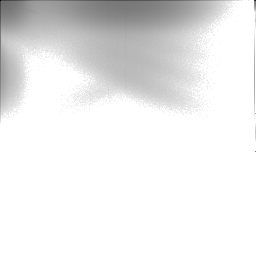
#> input picture images/transferFunction.png, 256 x 256 px
$ python main.py
#> lines starting #> are read from the running program, lines starting #| are printed output that depends on the picture
import math
import random

import matplotlib.pyplot as plt
import numpy as np
from PIL import Image
from matplotlib.cm import get_cmap

limit_for_peaks = 19


class Pixel:
    def __init__(self, x, y, color, peak, grayscale):
        self.x = x
        self.y = y
        self.color = color
        self.peak = peak
        self.grayscale = grayscale


# image processing
def convert_to_grayscale(pixel, index):
    x = index % 256
    y = int(index / 256)
    r = pixel[0]
    g = pixel[1]
    b = pixel[2]
    grayscale = 255 - (r + g + b) / 3
    return Pixel(x, y, [0, 0, 0], False, grayscale)


def open_image_and_prepare_pixels(src):
#> called with src = './images/transferFunction.png'
    im = Image.open(src, 'r')
#> im is the input picture: PIL image 256x256 RGBA; mean R, G, B, A 234.9, 234.9, 234.9, 255
    pixels = []
    pix_val = list(im.getdata())
#> pix_val = 65536 items
    for i in range(len(pix_val)):
        pixels.append(convert_to_grayscale(pix_val[i], i))
#> this loop made 65536 passes
#> (r in convert_to_grayscale, g in convert_to_grayscale, b in convert_to_grayscale) on passes 1 to 3: (0, 0, 0), (69, 69, 69), (69, 69, 69)
#> after the loop, pixels = 65536 items
    return pixels


def save_image(data, filename):
    im = Image.new(mode="RGBA", size=(256, 256))
    for p in data:
        im.putpixel((p.x, p.y), tuple(p.color))
    im.save(filename)


# histogram
def find_peaks(data):
    length = get_data_length(data)
    peaks = []
    for p in data:
        if p.x == 0 or p.x == 254 or p.x == 255:
            continue
        if is_peak(p, data, length):
            peaks.append(p)
            p.peak = True
    return peaks


def is_peak(pixel, data, length):
    # look in all four directions and find if it is a peak
    # bottom
    if pixel.y < length - 1 and pixel.grayscale <= (
            get_data_at_index(data, pixel.x, pixel.y + 1).grayscale + limit_for_peaks):
        return False
    # right
    if pixel.x < length - 1 and pixel.grayscale <= (
            get_data_at_index(data, pixel.x + 1, pixel.y).grayscale + limit_for_peaks):
        return False
    # top
    if pixel.y > 1 and pixel.grayscale <= (
            get_data_at_index(data, pixel.x, pixel.y - 1).grayscale + limit_for_peaks):
        return False
    # left
    if pixel.x > 1 and pixel.grayscale <= (
            get_data_at_index(data, pixel.x - 1, pixel.y).grayscale + limit_for_peaks):
        return False
    # if all above is false, then we found a peak
    return True


def histogram(data):
    x = np.array(range(256))
    y = np.array(range(256))

    fig = plt.figure()
    ax = fig.add_subplot(111, projection='3d')
    hist, xedges, yedges = np.histogram2d(x, y, bins=(256, 256))
    xpos, ypos = np.meshgrid(yedges[:-1] + yedges[1:], xedges[:-1] + xedges[1:])

    xpos = xpos.flatten() / 2
    ypos = ypos.flatten() / 2

    dx = xedges[1] - xedges[0]
    dy = yedges[1] - yedges[0]
    dz = hist.flatten()

    rgba = find_peaks_and_color_image(data)

    ax.bar3d(xpos, ypos, data, dx, dy, dz, color=rgba)
    ax.view_init(elev=45, azim=45)
    plt.show()
    return data


def find_peaks_and_color_image(data):
    peaks = find_peaks(data)
    print("number of peaks: {}".format(len(peaks)))
    color_peaks(data, peaks)


def color_peaks(data, peaks):
    color_map, interval = generate_color_map_and_interval_length('Blues', len(peaks), 0.1, 0.9)
    for i, p in enumerate(peaks):
        p.color = generate_peak_color(color_map, interval, 0.1, i)
    for p in data:
        color_pixels(p, peaks)


def color_pixels(p, peaks):
    if p.peak:
        return
    elif p.x == 254:
        # cube (green)
        p.color = [0, 255, 0, 255]
    elif p.x == 255:
        # floor (yellow)
        p.color = [255, 255, 0, 255]
    elif p.x == 0 or p.grayscale == 0:
        # air (black)
        p.color = [255, 255, 255, 0]
    else:
        # not floor, cube or peak, interpolate
        color = get_color_ratios(p, peaks)
        p.color = color


# utility functions
def get_data_length(data):
    return int(math.sqrt(len(data)))


def get_data_at_index(data, x, y):
    length = get_data_length(data)
    return data[x + y * length]


# generate color for peak
def generate_peak_color(color_map, interval, begin, i):
    position_in_interval = random.random() * interval
    position = i * interval + position_in_interval
    color = color_map(position + begin)
    return [int(color[0] * 255), int(color[1] * 255), int(color[2] * 255), 255]


# generate color map and interval length on custom interval from 0 to 1
def generate_color_map_and_interval_length(color_map_name, number_of_peaks, begin, end):
    cmap = get_cmap(color_map_name)
    interval = (end - begin) / number_of_peaks
    return cmap, interval


# multicolor gradient
def get_color_ratios(point, peaks):
    color_ratios = [1] * len(peaks)
    for index1, peak1 in enumerate(peaks):
        for index2, peak2 in enumerate(peaks):
            if index1 == index2:
                continue
            d = projection_distance(peak1, peak2, point)
            color_ratios[index1] *= limit(d)
    total_ratios_sum = 0
    for ratio in color_ratios:
        total_ratios_sum += ratio
    for ratio in color_ratios:
        ratio /= total_ratios_sum
    color = get_color_mix(peaks, color_ratios)
    return color


def get_color_mix(peaks, color_ratios):
    r = 0
    g = 0
    b = 0
    for index, peak in enumerate(peaks):
        r += peak.color[0] * color_ratios[index]
        g += peak.color[1] * color_ratios[index]
        b += peak.color[2] * color_ratios[index]
    return [int(r), int(g), int(b)]


def projection_distance(peak1, peak2, point):
    k2 = peak2.x * peak2.x - peak2.x * peak1.x + peak2.y * peak2.y - peak2.y * peak1.y
    k1 = peak1.x * peak1.x - peak2.x * peak1.x + peak1.y * peak1.y - peak2.y * peak1.y
    ab2 = (peak1.x - peak2.x) * (peak1.x - peak2.x) + (peak1.y - peak2.y) * (peak1.y - peak2.y)
    kcom = point.x * (peak1.x - peak2.x) + point.y * (peak1.y - peak2.y)
    d1 = (k1 - kcom) / ab2
    d2 = (k2 + kcom) / ab2
    return d2


def limit(value):
    if value < 0:
        return 0
    if value > 1:
        return 1
    return value


def calculate_percentage(distance1, distance2):
    total_distance = distance1 + distance2
    return distance1 / total_distance


if __name__ == '__main__':
    image_src = './images/transferFunction.png'
    # prepare the image (open image, read pixels and convert rgb to grayscale value)
    data = open_image_and_prepare_pixels(image_src)
#> data = 65536 items
    # find peaks of data and color every pixel in accordance
    find_peaks_and_color_image(data)
#> in find_peaks, `length = get_data_length(data)`: length = 256
#| number of peaks: 6
#> the loop in color_peaks, `for i, p in enumerate(peaks):` made 6 passes
    # save the colors of pixel in a new image
    save_image(data, 'object_test_alpha_with_shades_interpolate_test.png')
#> in save_image, `im = Image.new(mode="RGBA", size=(256, 256))`: im: PIL image 256x256 RGBA; every value is 0
#> after the loop in save_image, `for p in data:`:
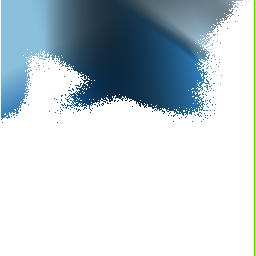
#> im: PIL image 256x256 RGBA; mean R, G, B, A 194.9, 208, 214.6, 80.8; transparent parts drawn white
